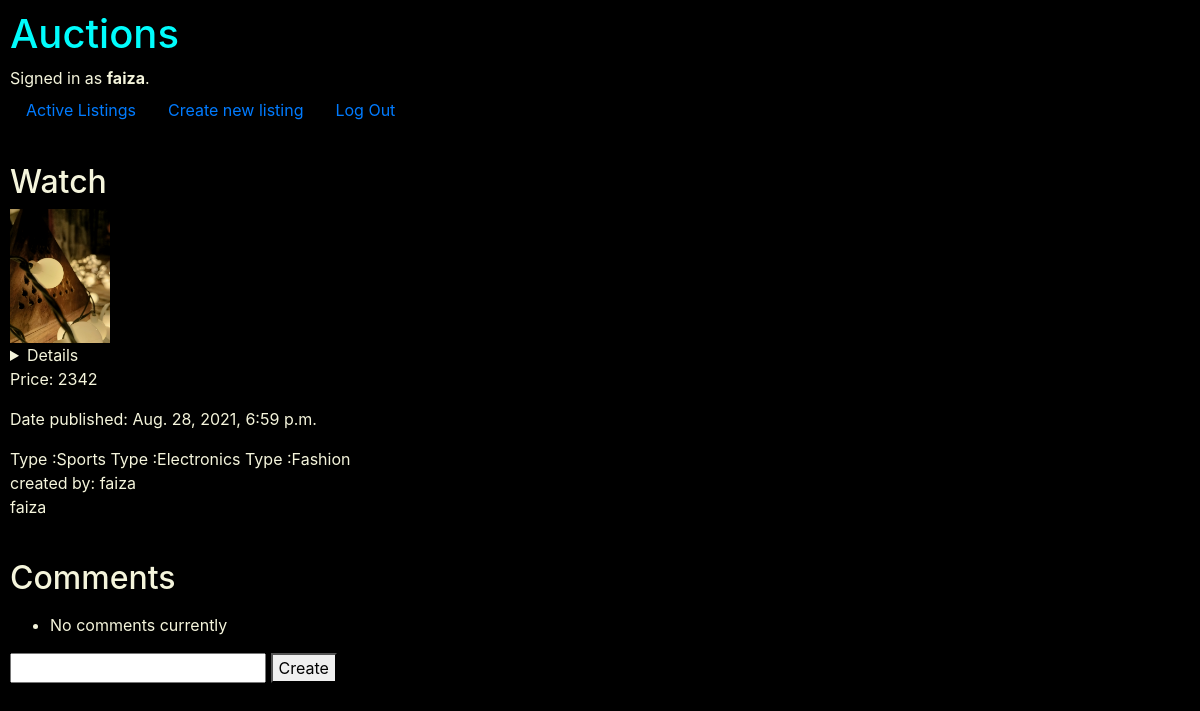
The page /1 (signed in) on the database as committed earlier.
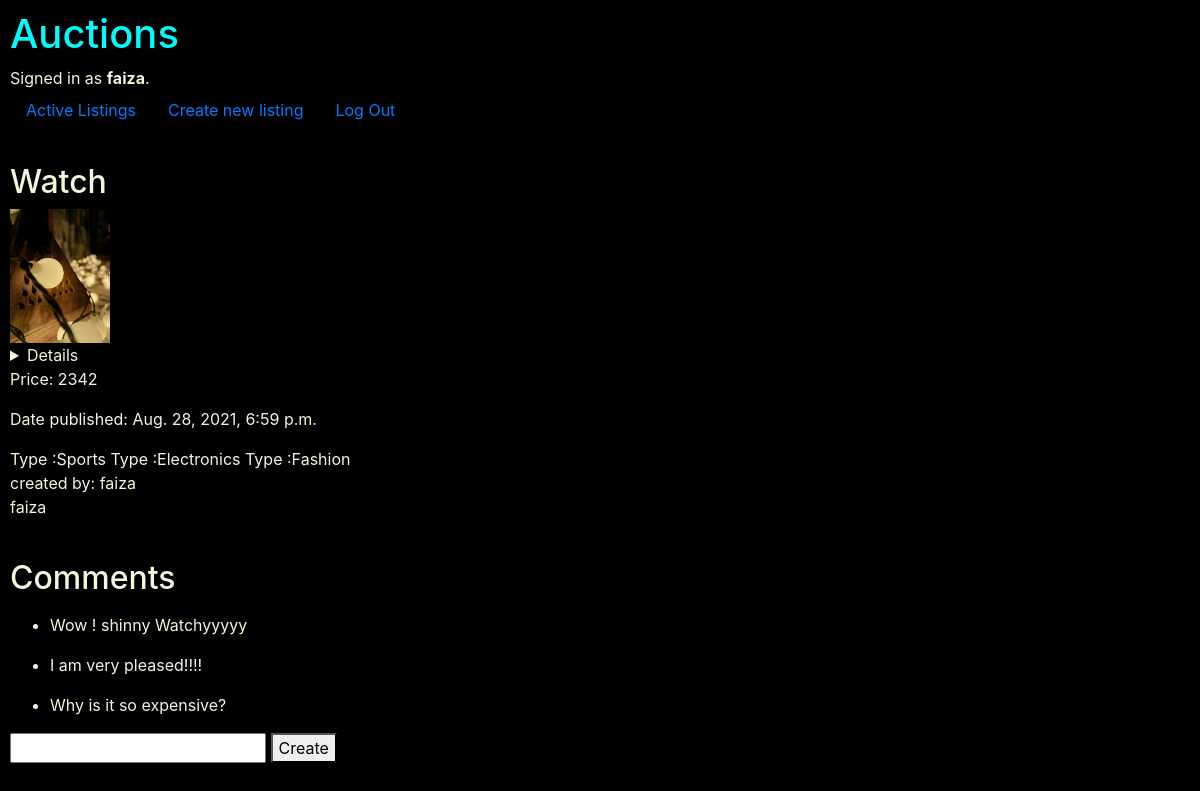
The same page on the database as committed later.
### auctions/models.py (models this page shows)
class Category(models.Model):
    category_type = models.TextField(blank=True)
    def __str__(self):
        return f"Type :{self.category_type}"

class Comment(models.Model):
    comment_by = models.ForeignKey(User, on_delete=models.CASCADE, related_name="commentor", blank=False)
    comment_on = models.ForeignKey( Auction_listings, related_name="comment", on_delete=models.CASCADE)
    comment = models.CharField(max_length=600)
    comment_date_published = models.DateTimeField()
    def __str__(self):
        return f"{self.comment}"

### auctions/views.py (the view)
# urls.py: path("<int:list_id>", views.list_page, name="auctions_list"),
def list_page(request, list_id):
    if request.user.is_authenticated:
        list_auction = Auction_listings.objects.get(pk=list_id)
        categories = Category.objects.get(pk = list_id)
        return render(request, "auctions/auc_details.html", {
            "detail": list_auction,
            "cats":categories,
            "user": request.user,
            "comments": list_auction.comment.all(),
        })
    else:
        list_auction = Auction_listings.objects.get(pk=list_id)
        return render(request, "auctions/auc_details.html", {
            "detail": list_auction,
        })

### auctions/templates/auctions/auc_details.html (shortened to what this page needs)
{% extends 'auctions/layout.html' %} {% load static %} %} {% block body %}
<div>
    <h2>{{detail.auc_title}}</h2>
    <img src="{{detail.auc_image.url}}" alt="rose flower" width="100px" height="auto">
    <details>{{detail.auc_details}}</details>
    <p>Price: {{detail.auc_price}}</p>
    <p>Date published: {{detail.auc_date_published}} </p>
    <p>
        {% for cat in detail.auctions.all %} {{cat}} {% endfor %}
        <br> created by: {{user}} <br> {{detail.auc_created_by}}
    </p>
    <br>
    <div>
        <h2>Comments</h2>
        <p>{% for comment in comments %}
            <ul>
                <li>{{comment}}</li>
            </ul>
            {% empty %}
            <ul>
                <li> No comments currently </li>
            </ul>
            {% endfor %}
        </p>
    </div>
</div>
<form action="{% url 'comment' %}" method="POST">
    <input type="text" name="text"></input>
    <button type=" submit ">Create</button>
</form>
{% endblock body %}

Rows that differ between the two databases and show on the page:
added Comment: comment "Wow ! shinny Watchyyyyy"
added Comment: comment "I am very pleased!!!!"
added Comment: comment "Why is it so expensive?"
Other text that changed with them:
text no longer shown: "No comments currently"
